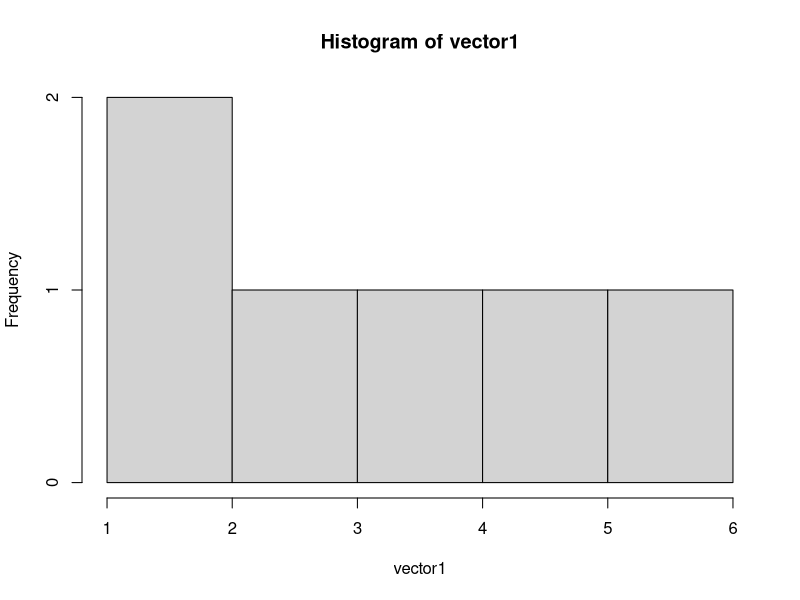
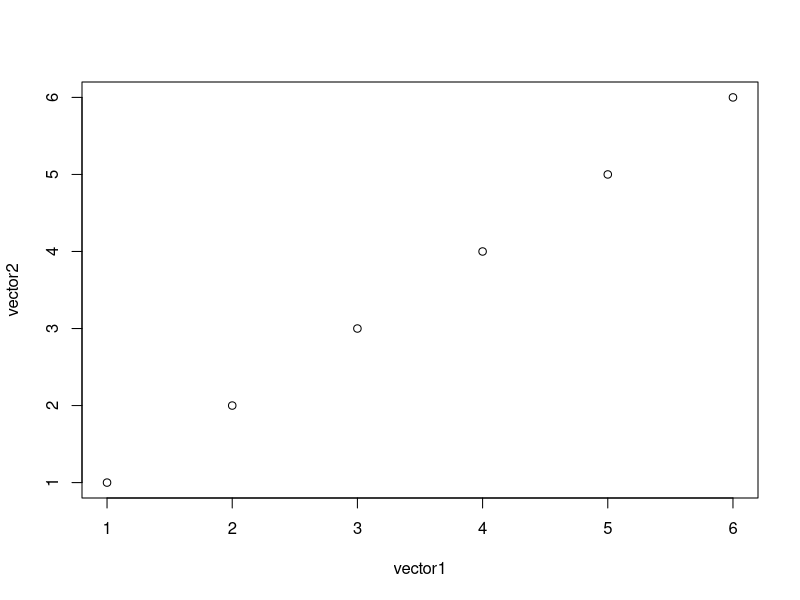

These charts were generated, in order, by the following R code:
## ---- chunk 1
# load data in 'global' chunk so it can be shared by all users of the dashboard
library(datasets)
library(knitr)
vector1 = c(1, 2, 3, 4, 5, 6)
vector2 = c(1, 2, 3, 4, 5, 6)
data(faithful)
## ---- chunk 2
hist(vector1)
## ---- chunk 3
plot(vector1, vector2)
